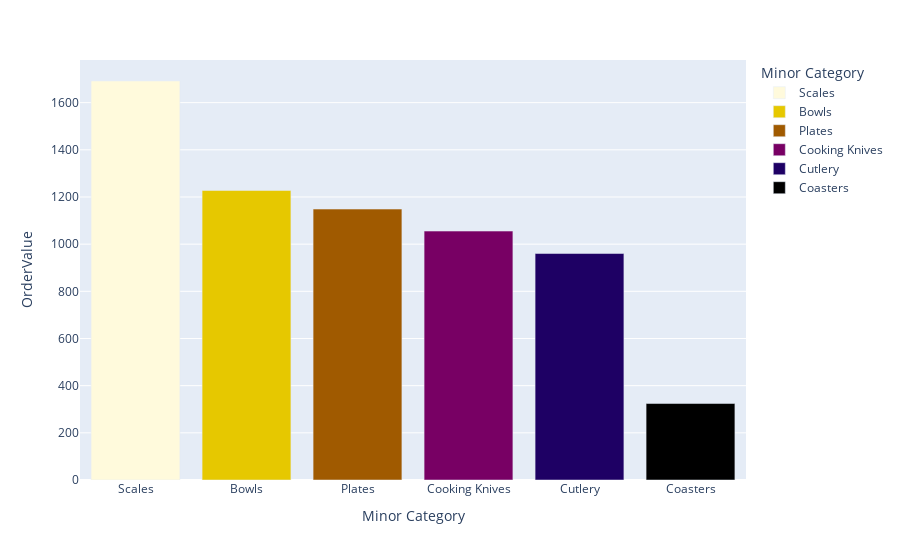

The notebook cell saved with this chart:
### Code cell
Minor_item_kitchen = df[df['Major Category']=='Kitchen'].groupby('Minor Category')['OrderValue'].sum().sort_values(ascending=False).reset_index()
Minor_item_kitchen.columns = ['Minor Category','OrderValue']
px.bar(Minor_item_kitchen,x='Minor Category',y='OrderValue',color='Minor Category',color_discrete_sequence=px.colors.sequential.Electric_r)

### Figure 1 — Plotly figure (JSON) as saved in the notebook; plotly's stock layout.template omitted (floating-point values rounded to 4 significant figures)
{"data": [{"alignmentgroup": "True", "hovertemplate": "Minor Category=%{x}<br>OrderValue=%{y}<extra></extra>", "legendgroup": "Scales", "marker": {"color": "rgb(255,250,220)", "pattern": {"shape": ""}}, "name": "Scales", "offsetgroup": "Scales", "orientation": "v", "showlegend": true, "textposition": "auto", "type": "bar", "x": ["Scales"], "xaxis": "x", "y": [1692.0], "yaxis": "y"}, {"alignmentgroup": "True", "hovertemplate": "Minor Category=%{x}<br>OrderValue=%{y}<extra></extra>", "legendgroup": "Bowls", "marker": {"color": "rgb(230,200,0)", "pattern": {"shape": ""}}, "name": "Bowls", "offsetgroup": "Bowls", "orientation": "v", "showlegend": true, "textposition": "auto", "type": "bar", "x": ["Bowls"], "xaxis": "x", "y": [1227.0], "yaxis": "y"}, {"alignmentgroup": "True", "hovertemplate": "Minor Category=%{x}<br>OrderValue=%{y}<extra></extra>", "legendgroup": "Plates", "marker": {"color": "rgb(160,90,0)", "pattern": {"shape": ""}}, "name": "Plates", "offsetgroup": "Plates", "orientation": "v", "showlegend": true, "textposition": "auto", "type": "bar", "x": ["Plates"], "xaxis": "x", "y": [1149.0], "yaxis": "y"}, {"alignmentgroup": "True", "hovertemplate": "Minor Category=%{x}<br>OrderValue=%{y}<extra></extra>", "legendgroup": "Cooking Knives", "marker": {"color": "rgb(120,0,100)", "pattern": {"shape": ""}}, "name": "Cooking Knives", "offsetgroup": "Cooking Knives", "orientation": "v", "showlegend": true, "textposition": "auto", "type": "bar", "x": ["Cooking Knives"], "xaxis": "x", "y": [1055.0], "yaxis": "y"}, {"alignmentgroup": "True", "hovertemplate": "Minor Category=%{x}<br>OrderValue=%{y}<extra></extra>", "legendgroup": "Cutlery", "marker": {"color": "rgb(30,0,100)", "pattern": {"shape": ""}}, "name": "Cutlery", "offsetgroup": "Cutlery", "orientation": "v", "showlegend": true, "textposition": "auto", "type": "bar", "x": ["Cutlery"], "xaxis": "x", "y": [960.3], "yaxis": "y"}, {"alignmentgroup": "True", "hovertemplate": "Minor Category=%{x}<br>OrderValue=%{y}<extra></extra>", "legendgroup": "Coasters", "marker": {"color": "rgb(0,0,0)", "pattern": {"shape": ""}}, "name": "Coasters", "offsetgroup": "Coasters", "orientation": "v", "showlegend": true, "textposition": "auto", "type": "bar", "x": ["Coasters"], "xaxis": "x", "y": [324.3], "yaxis": "y"}], "layout": {"barmode": "relative", "legend": {"title": {"text": "Minor Category"}, "tracegroupgap": 0}, "margin": {"t": 60}, "xaxis": {"anchor": "y", "categoryarray": ["Scales", "Bowls", "Plates", "Cooking Knives", "Cutlery", "Coasters"], "categoryorder": "array", "domain": [0, 1], "title": {"text": "Minor Category"}}, "yaxis": {"anchor": "x", "domain": [0, 1], "title": {"text": "OrderValue"}}}}
